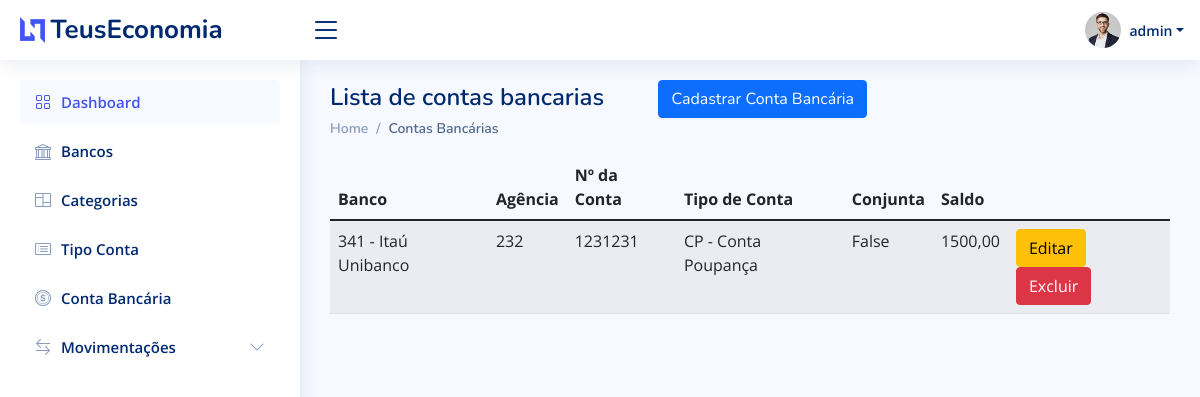
The app's page /listar/conta-bancaria/ (signed in), older data.
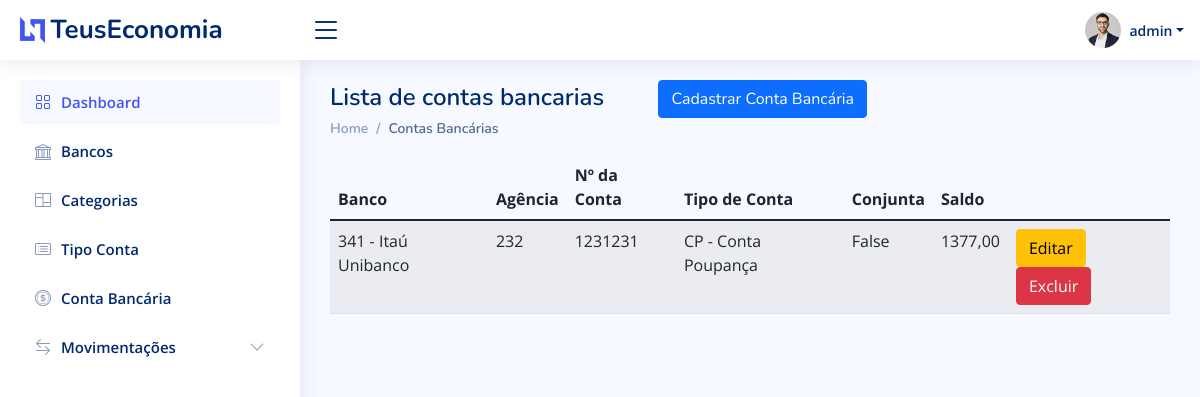
The same page, newer data.
### Paginas/models.py (models this page shows, shortened)
class ContaBancaria(models.Model):
	banco = models.ForeignKey(Banco, on_delete=models.PROTECT)
	tipo_conta = models.ForeignKey(TipoConta, on_delete=models.PROTECT)
	agencia = models.CharField(verbose_name='Agência', max_length=50)
	conta = models.CharField(max_length=10)
	valor_total = models.DecimalField(max_digits=99999999999, decimal_places=2)
	conjunta = models.BooleanField()
	usuario = models.ForeignKey(User, on_delete=models.PROTECT)

class Banco(models.Model):
	nome = models.CharField(max_length=100)
	codigo = models.DecimalField(max_digits=9999, decimal_places=0)
	def __str__(self) -> str:
		return '{} - {}'.format(self.codigo, self.nome)

class TipoConta(models.Model):
	nome = models.CharField(max_length=50)
	descricao = models.CharField(max_length=100, verbose_name="Descrição")
	def __str__(self) -> str:
		return '{} - {}'.format(self.nome, self.descricao)

### Paginas/views.py (the view)
# urls.py: path('listar/conta-bancaria/', ContaBancariaList.as_view(), name='listar-conta-bancaria'),
class ContaBancariaList(LoginRequiredMixin, ListView):
	model = ContaBancaria
	template_name = 'paginas/listas/conta-bancaria.html'
	success_url = reverse_lazy('listar-conta-bancaria')
	def get_queryset(self):
		self.object_list = ContaBancaria.objects.filter(
			usuario = self.request.user)
		return self.object_list

### Paginas/templatetags/meus_filtros.py (called while the page is built)
@register.filter(name="esta_no_grupo")
def esta_no_grupo(usuario, nome_grupo):
	if usuario.groups.filter(name=nome_grupo):
		return True
	else:
		return False

### Paginas/templates/paginas/listas/conta-bancaria.html
{% extends 'paginas/modelo.html' %} {% load static %} {% block pagetitle %}
<h1>Lista de contas bancarias
    <a href="{% url 'cadastrar-conta-bancaria' %}" class="btn btn-primary float-right ms-5">
		Cadastrar Conta Bancária
	</a>
</h1>
{% endblock %} {% block breadcrumb %}
<nav>
    <ol class="breadcrumb">
        <li class="breadcrumb-item"><a href="{% url 'index' %}">Home</a></li>
        <li class="breadcrumb-item active">Contas Bancárias</li>
    </ol>
</nav>
{% endblock %} {% block main %}
<table class="table table-striped">
    <thead>
        <tr>
            <th>Banco</th>
            <th>Agência</th>
            <th>Nº da Conta</th>
            <th>Tipo de Conta</th>
            <th>Conjunta</th>
            <th>Saldo</th>
        </tr>
    </thead>
    <tbody>
        {% for obj in object_list %}
        <tr>
            <td>{{ obj.banco }}</td>
            <td>{{ obj.agencia }}</td>
            <td>{{ obj.conta }}</td>
            <td>{{ obj.tipo_conta }}</td>
            <td>{{ obj.conjunta }}</td>
            <td>{{ obj.valor_total }}</td>
            <td>
                <a href="{% url 'editar-conta-bancaria' obj.pk %}" class="btn btn-warning">Editar</a>
                <a href="{% url 'excluir-conta-bancaria' obj.pk %}" class="btn btn-danger">Excluir</a>
            </td>
        </tr>
        {% empty %}
        <tr>
            <td colspan="100%">Nenhum registro encontrado.</td>
        </tr>
        {% endfor %}
    </tbody>
</table>
{% endblock %}

Row changes from the older to the newer data that the page shows:
changed ContaBancaria "False": valor_total "1500,00" → "1377,00"
